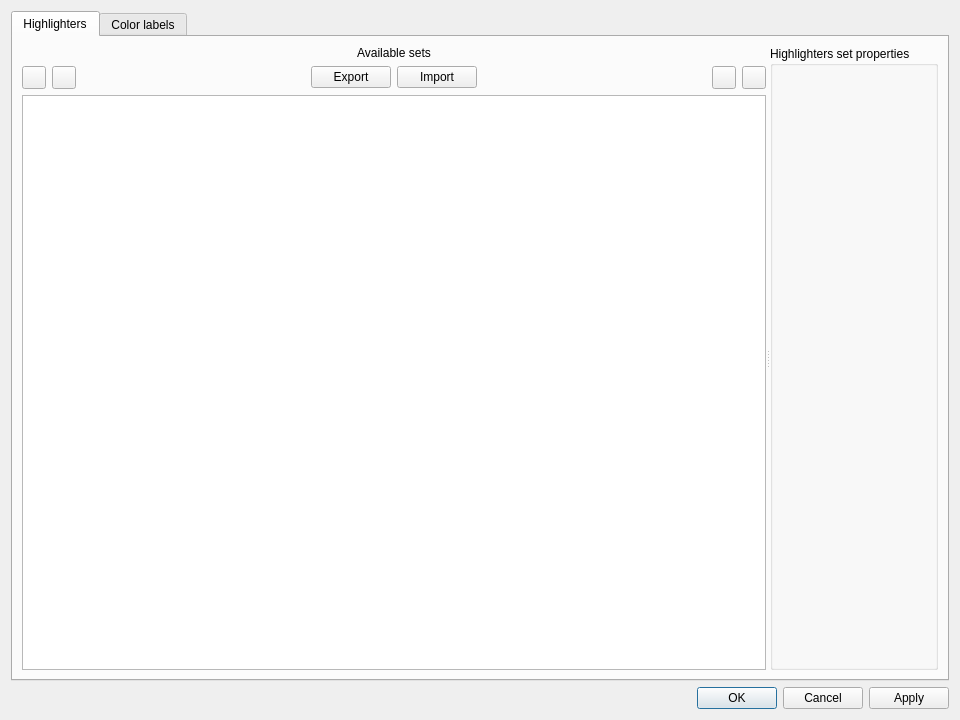
<?xml version="1.0" encoding="UTF-8"?>
<ui version="4.0">
 <class>HighlightersDialog</class>
 <widget class="QDialog" name="HighlightersDialog">
  <property name="geometry">
   <rect>
    <x>0</x>
    <y>0</y>
    <width>960</width>
    <height>720</height>
   </rect>
  </property>
  <property name="windowTitle">
   <string>Highlighters</string>
  </property>
  <layout class="QVBoxLayout" name="verticalLayout_5">
   <item>
    <widget class="QTabWidget" name="tabWidget">
     <property name="currentIndex">
      <number>0</number>
     </property>
     <widget class="QWidget" name="tab">
      <attribute name="title">
       <string>Highlighters</string>
      </attribute>
      <layout class="QVBoxLayout" name="verticalLayout_3">
       <item>
        <widget class="QSplitter" name="splitter">
         <property name="sizePolicy">
          <sizepolicy hsizetype="Expanding" vsizetype="Expanding">
           <horstretch>0</horstretch>
           <verstretch>0</verstretch>
          </sizepolicy>
         </property>
         <property name="orientation">
          <enum>Qt::Horizontal</enum>
         </property>
         <property name="childrenCollapsible">
          <bool>false</bool>
         </property>
         <widget class="QWidget" name="layoutWidget">
          <layout class="QVBoxLayout" name="verticalLayout">
           <item>
            <widget class="QLabel" name="label">
             <property name="text">
              <string>Available sets</string>
             </property>
             <property name="alignment">
              <set>Qt::AlignCenter</set>
             </property>
            </widget>
           </item>
           <item>
            <layout class="QHBoxLayout" name="buttonsLayout">
             <property name="spacing">
              <number>6</number>
             </property>
             <item>
              <widget class="QToolButton" name="addHighlighterButton">
               <property name="toolTip">
                <string>New Highlighter</string>
               </property>
               <property name="text">
                <string/>
               </property>
               <property name="icon">
                <iconset resource="../../app/logsquirl.qrc">
                 <normaloff>:/images/icons8-plus-16.png</normaloff>:/images/icons8-plus-16.png</iconset>
               </property>
              </widget>
             </item>
             <item>
              <widget class="QToolButton" name="removeHighlighterButton">
               <property name="toolTip">
                <string>Delete Highlighter</string>
               </property>
               <property name="text">
                <string/>
               </property>
               <property name="icon">
                <iconset resource="../../app/logsquirl.qrc">
                 <normaloff>:/images/icons8-minus-16.png</normaloff>:/images/icons8-minus-16.png</iconset>
               </property>
              </widget>
             </item>
             <item>
              <spacer name="horizontalSpacer_2">
               <property name="orientation">
                <enum>Qt::Horizontal</enum>
               </property>
               <property name="sizeHint" stdset="0">
                <size>
                 <width>40</width>
                 <height>20</height>
                </size>
               </property>
              </spacer>
             </item>
             <item>
              <widget class="QPushButton" name="exportButton">
               <property name="text">
                <string>Export</string>
               </property>
              </widget>
             </item>
             <item>
              <widget class="QPushButton" name="importButton">
               <property name="text">
                <string>Import</string>
               </property>
              </widget>
             </item>
             <item>
              <spacer name="horizontalSpacer">
               <property name="orientation">
                <enum>Qt::Horizontal</enum>
               </property>
               <property name="sizeHint" stdset="0">
                <size>
                 <width>40</width>
                 <height>20</height>
                </size>
               </property>
              </spacer>
             </item>
             <item>
              <widget class="QToolButton" name="upHighlighterButton">
               <property name="toolTip">
                <string>Move Highlighter Up</string>
               </property>
               <property name="text">
                <string/>
               </property>
               <property name="icon">
                <iconset resource="../../app/logsquirl.qrc">
                 <normaloff>:/images/icons8-up-16.png</normaloff>:/images/icons8-up-16.png</iconset>
               </property>
              </widget>
             </item>
             <item>
              <widget class="QToolButton" name="downHighlighterButton">
               <property name="toolTip">
                <string>Move Highlighter Down</string>
               </property>
               <property name="text">
                <string/>
               </property>
               <property name="icon">
                <iconset resource="../../app/logsquirl.qrc">
                 <normaloff>:/images/icons8-down-arrow-16.png</normaloff>:/images/icons8-down-arrow-16.png</iconset>
               </property>
              </widget>
             </item>
            </layout>
           </item>
           <item>
            <widget class="QListWidget" name="highlighterListWidget">
             <property name="sizePolicy">
              <sizepolicy hsizetype="MinimumExpanding" vsizetype="Expanding">
               <horstretch>0</horstretch>
               <verstretch>0</verstretch>
              </sizepolicy>
             </property>
            </widget>
           </item>
          </layout>
         </widget>
         <widget class="QGroupBox" name="groupBox">
          <property name="title">
           <string>Highlighters set properties</string>
          </property>
          <layout class="QVBoxLayout" name="verticalLayout_2">
           <item>
            <layout class="QVBoxLayout" name="highlighterLayout"/>
           </item>
          </layout>
         </widget>
        </widget>
       </item>
      </layout>
     </widget>
     <widget class="QWidget" name="tab_2">
      <attribute name="title">
       <string>Color labels</string>
      </attribute>
      <layout class="QVBoxLayout" name="verticalLayout_4">
       <item>
        <layout class="QGridLayout" name="quickHighlightLayout">
         <item row="2" column="1">
          <widget class="QLabel" name="colorLabelsForeColor">
           <property name="text">
            <string>Text color</string>
           </property>
          </widget>
         </item>
         <item row="2" column="0">
          <widget class="QWidget" name="colorLabelsPlaceholder" native="true"/>
         </item>
         <item row="2" column="2">
          <widget class="QLabel" name="colorLabelsBackColor">
           <property name="text">
            <string>Background color</string>
           </property>
          </widget>
         </item>
         <item row="2" column="3">
          <widget class="QLabel" name="colorLabelsCycle">
           <property name="text">
            <string>Include into cycle</string>
           </property>
          </widget>
         </item>
        </layout>
       </item>
       <item>
        <spacer name="verticalSpacer">
         <property name="orientation">
          <enum>Qt::Vertical</enum>
         </property>
         <property name="sizeHint" stdset="0">
          <size>
           <width>20</width>
           <height>40</height>
          </size>
         </property>
        </spacer>
       </item>
      </layout>
     </widget>
    </widget>
   </item>
   <item>
    <widget class="QDialogButtonBox" name="buttonBox">
     <property name="orientation">
      <enum>Qt::Horizontal</enum>
     </property>
     <property name="standardButtons">
      <set>QDialogButtonBox::Apply|QDialogButtonBox::Cancel|QDialogButtonBox::Ok</set>
     </property>
    </widget>
   </item>
  </layout>
 </widget>
 <resources>
  <include location="../../app/logsquirl.qrc"/>
  <include location="../../app/logsquirl.qrc"/>
 </resources>
 <connections/>
</ui>
